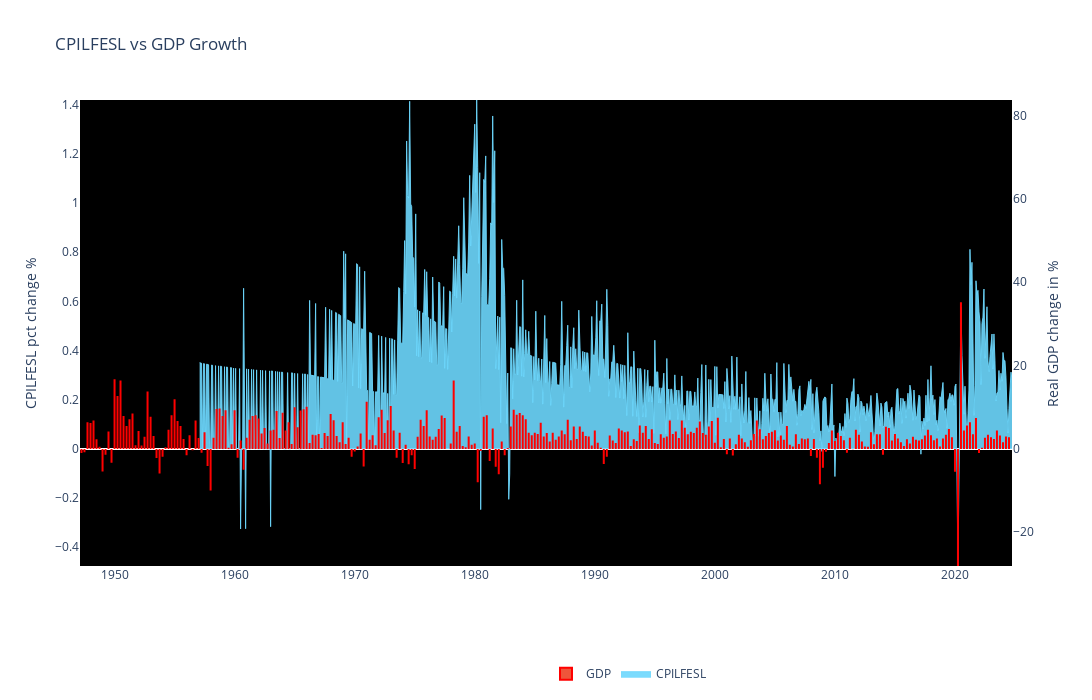

The notebook cell saved with this chart:
### Markdown cell above
- **CPILFESL vs GDP Growth**

### Code cell
fig = go.Figure()

fig.add_trace(go.Scatter(
    x=CPILFESL_df.index,
    y=CPILFESL_df['^ %'] * 100,
    name='CPILFESL',
    fill='tonexty',
    fillcolor='rgba(109,215,253, 0.9)',
    line=dict(color='rgba(109,215,253, 0.9)', width=1),
))

fig.add_trace(go.Bar(
    x=GDP_df.index,
    y=GDP_df['GDP'],
    name='GDP',
    yaxis="y2",
    marker=dict(line=dict(color='red', width=2)),
    width=0.5,
))

# ------------------------------------------------------------------------
level_a = 0  # Level on left y-axis
level_b = 0  # Matching level on right y-axis

# Define the ranges for each axis
range_left = [(CPILFESL_df['^ %'] * 100).min(), (CPILFESL_df['^ %'] * 100).max()]  # Min and max for right y-axis (to be adjusted)
range_right = [GDP_df['GDP'].min(), GDP_df['GDP'].max()]  # Min and max for left y-axis

# Calculate scaling factor to align levels
proportion = (level_a - range_left[0]) / (range_left[1] - range_left[0])  # Position of level_a
range_right[1] = range_right[0] + (level_b - range_right[0]) / proportion  # Adjust right range
# ------------------------------------------------------------------------

fig.update_layout(
    title=dict(text='CPILFESL vs GDP Growth'),
    plot_bgcolor='rgb(0, 0, 0)',
    width=1400,
    height=700,
    # hovermode="y unified",
    yaxis=dict(title="CPILFESL pct change %", exponentformat="none", range=range_left, showgrid=False),
    yaxis2=dict(title="Real GDP change in %", overlaying="y", side="right", range=range_right, showgrid=False),
    barmode="group",
    legend=dict(x=0.5, y=-0.2, orientation="h"),
    xaxis=dict(showgrid=False),
)

fig.show()

### Figure 1 — Plotly figure (JSON) as saved in the notebook; plotly's stock layout.template omitted (floating-point values rounded to 4 significant figures; data arrays with more than 128 entries replaced by an {"elided": "..."} marker saying what was removed)
{"data": [{"fill": "tonexty", "fillcolor": "rgba(109,215,253, 0.9)", "line": {"color": "rgba(109,215,253, 0.9)", "width": 1}, "name": "CPILFESL", "type": "scatter", "x": {"elided": "814 str values"}, "y": {"elided": "814 float values"}}, {"marker": {"line": {"color": "red", "width": 2}}, "name": "GDP", "type": "bar", "width": 0.5, "x": {"elided": "310 str values"}, "y": {"elided": "310 float values"}, "yaxis": "y2"}], "layout": {"barmode": "group", "height": 700, "legend": {"orientation": "h", "x": 0.5, "y": -0.2}, "plot_bgcolor": "rgb(0, 0, 0)", "title": {"text": "CPILFESL vs GDP Growth"}, "width": 1400, "xaxis": {"showgrid": false}, "yaxis": {"exponentformat": "none", "range": [-0.4763, 1.419], "showgrid": false, "title": {"text": "CPILFESL pct change %"}}, "yaxis2": {"overlaying": "y", "range": [-28.1, 83.74], "showgrid": false, "side": "right", "title": {"text": "Real GDP change in %"}}}}
